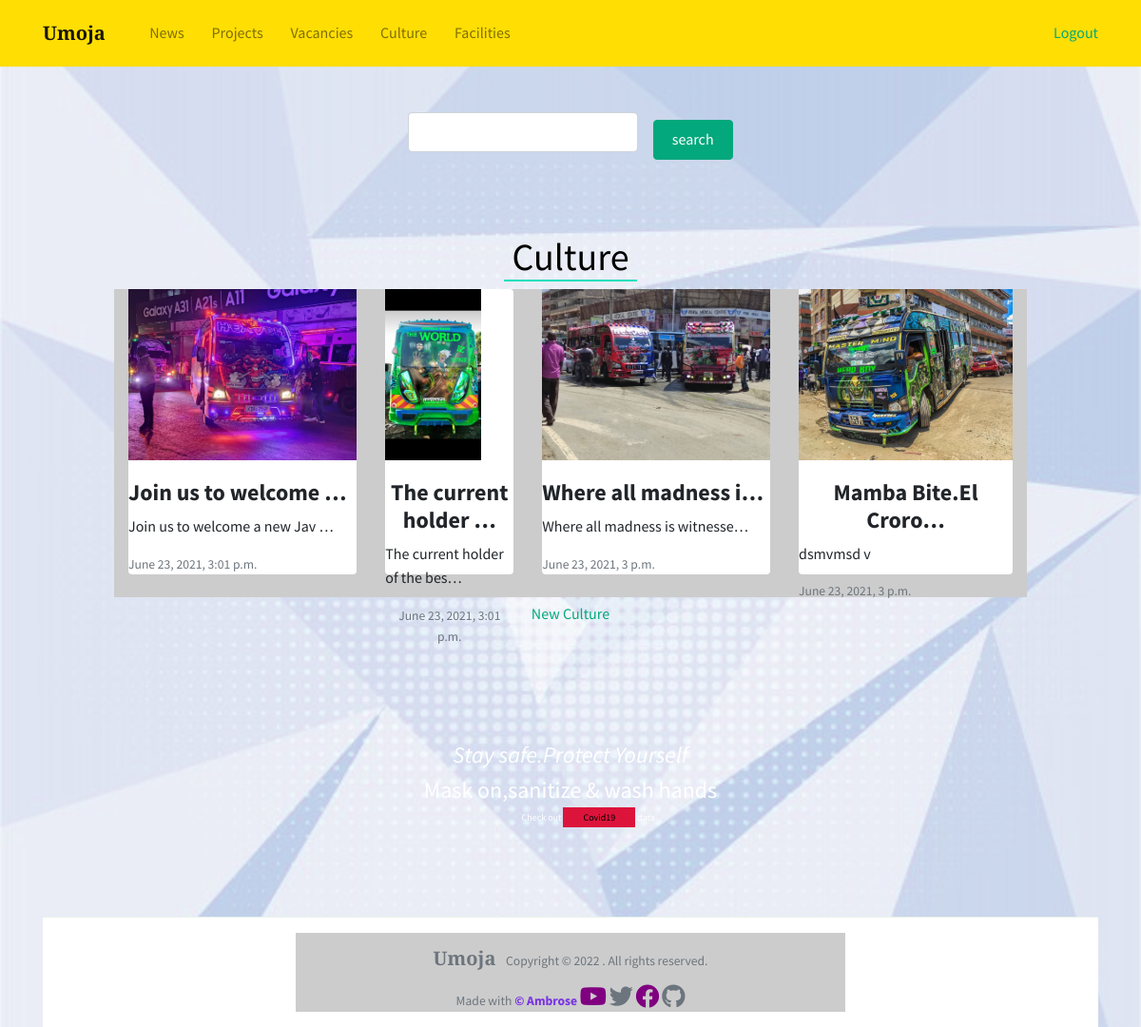
/culture/ (signed in), run on the app's committed database.
### culture/models.py (models this page shows, shortened)
class Culture(models.Model):
    culture_id = models.AutoField(primary_key=True)
    name = models.CharField(max_length=50)
    img = models.ImageField(upload_to="images")
    description = models.CharField(max_length=100)
    body = RichTextUploadingField(max_length=2000)
    slug = models.SlugField(blank=True, null=True)
    date_created = models.DateTimeField(auto_now_add=True, null=True, blank=True)
    class Meta:
        ordering: ['-date_created']

### culture/views.py (the view)
# urls.py: path('', CultureListView, name='culture_home'),
def CultureListView(request):
    projects = Culture.objects.all().order_by('-date_created')
    myFilter = CultureFilter(request.GET, queryset=projects)
    projects = myFilter.qs
    page = request.GET.get('page')
    paginator = Paginator(projects, 4)
    try:
        projects = paginator.page(page)
    except PageNotAnInteger:
        projects = paginator.page('1')
    except EmptyPage:
        projects = paginator.page(paginator.num_page)
    context = {
        'projects':projects,
        'myFilter':myFilter,
    }
    return render(request, 'culture/culture_list.html', context)

### culture/templates/culture/culture_list.html (shortened to what this page needs)
{% extends "index.html" %}
{% block content %}
{% load static %}
{% load crispy_forms_tags %}
<section class="main-container">
    <div class="mt-5">
        <form method="get">
            {{ myFilter.form|crispy }}
            <input type="submit" class="btn btn-primary ml-3" value="search">
        </form>
    </div>
<div class="container pt-4 pb-4">
    <h1 class="row-link">Culture</h1>
	<div class="row">
        {% for update in projects %}
		<div class="col">
			<div class="card border-0 mb-4 box-shadow h-xl-300 pl-0">
                <div class="img-doc">
                    <img class="img-fluid" height="200"  src="{{ update.img.url }}" />
                </div>
				<div class="card-body px-0 pb-0 d-flex flex-column align-items-start">
					<h2 class="h4 font-weight-bold">
					<a class="text-dark" href="{% url 'culture:culture_detail' slug=update.slug %}">{{ update.name|truncatechars:20  }}</a>
					</h2>
					<p class="card-text">
                        {{ update.description|truncatechars:30  }}
                    </p>
					<div>
						<small class="d-block"><a class="text-muted" href="">{{ update.date_created }}</a></small>
					</div>
				</div>
			</div>
		</div>
        {% endfor %}
	</div>
    {% if request.user.is_superuser %}
    <a href="{% url 'updates:news_create' %}">New Culture</a>
    {% endif %}
</div>
<div class="cov-container" style="margin-top: 3%;">
    <div class="covid-container">
        <h4><i>Stay safe.Protect Yourself</i></h4>
        <h4>Mask on,sanitize & wash hands</h4>
        <h6>Check out <a href="{% url 'covid:dashboard' %}" class="covid-butt">Covid19</a> data</h6>
    </div>
</div>
</section>
{% endblock %}

### static/css/main.css (style rules this page uses)
*, *::before, *::after { border-sizing: border-box; }
:root { --f-primary: 'SourceSansPro' --f-secondary: 'SourceCodePro' --fw-reg: 300 --fw-bold: 900 --clr-light: #fff; --clr-dark: #303030; --clr-accent: #16e0bd; --fs-h1: 3rem; --fs-h2: 2.25rem; --fs-h3: 1.25rem; --fs-body: 1rem; }
@media (min-width: 800px) { :root { --fs-h1: 4.5rem; --fs-h2: 3.75rem; --fs-h3: 1.5rem; --fs-body: 1.125rem; } }
body { color: var(--clr-dark); margin: 0; font-family: var(--f-primary); font-size: var(--fs-body) line-height: 1.6rem; }
img { display: block; max-width: 100%; }
.row-link { margin-top:5%; color: black; text-align: center; }
.row-link::after { content: ''; width: 15%; height: 2px; background: var(--clr-accent); display: block; margin: auto; }
.main-container { width:80%; margin: auto; text-align: center; margin-top: 3%; }
.row { margin-top: 5%; display: grid; grid-template-columns:repeat(auto-fit, minmax(300px ,1fr)) ; text-align: center; background: #ccc; }
h6 { color:#fff; }

### culture/templates/culture/culture_list.html (style rules this page uses)
.post-review h6, p { text-align:left; }
form { display: flex; justify-content: center; align-items: center; }
.img-doc, .img-doc img { max-height: 180px; max-width: 250px; object-fit: cover; }

### data on the page
Culture: img (picture), name "Join us to welcome …", description "Join us to welcome a new Jav …", date_created "June 23, 2021, 3:01 p.m."
Culture: img (picture), name "The current holder …", description "The current holder of the bes…", date_created "June 23, 2021, 3:01 p.m."
Culture: img (picture), name "Where all madness i…", description "Where all madness is witnesse…", date_created "June 23, 2021, 3 p.m."
Culture: img (picture), name "Mamba Bite.El Croro…", description "dsmvmsd v", date_created "June 23, 2021, 3 p.m."
